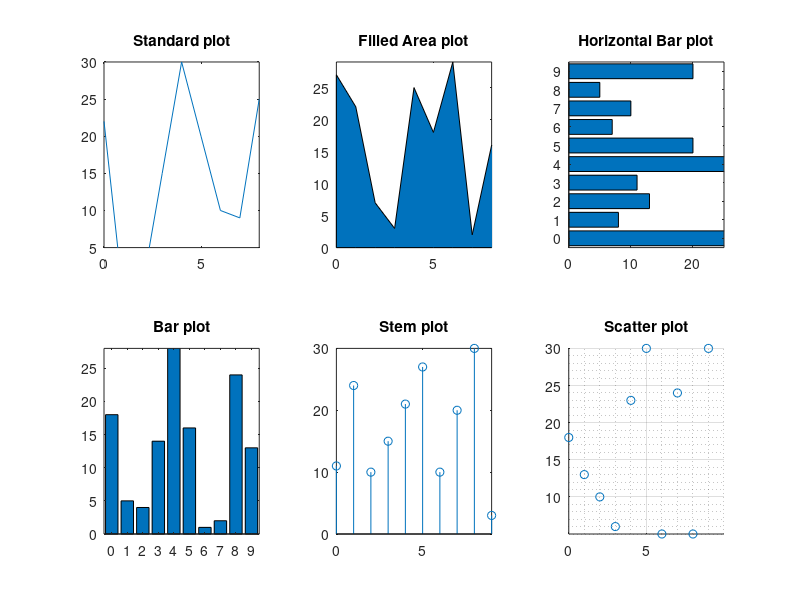

This chart was generated by the following MATLAB code:
%Rolf van der Vleugel
%Studentnumber: 5192714 
%23/09/2019

%standard plot
subplot(2,3,1)

N = 9;

x1 = 0:N-1;

y1 = [22 -2 0 15 30 20 10 9 25];

plot(x1,y1)

yticks(linspace(5,30,6))
yticklabels(linspace(5,30,6))
ylim([5,30])

xticks([0 5])
xticklabels([0 5])
xlim([0,8])

title('Standard plot')

%Filled area plot
subplot(2,3,2)

N = 10;

x2 = 0:N-1;
y2 = [27 22 7 3 25 18 29 2 16 8];

area(x2, y2)
yticks(linspace(0,30,7))
yticklabels(linspace(0,30,7))
ylim([0,29])

xticks([0 5])
xticklabels([0 5])
xlim([0,8])

title('Filled Area plot')

%Horizontal bar plot
subplot(2,3,3)

y3 = [30, 8, 13, 11, 30, 20, 7, 10, 5, 20];

barh(y3)

xticks(linspace(0,30,4))
xlim([0,25])
yticks(linspace(1,10,10))
yticklabels(linspace(0,9,10))
ylim([0.5,10.5])

title('Horizontal Bar plot')

%Bar plot
subplot(2,3,4)

x4 = [18, 5, 4, 14, 30, 16, 1, 2, 24, 13];

bar(x4)

xticks(linspace(1,10,10))
xticklabels(linspace(0,9,10))
xlim([0.5,10.5])

yticks(linspace(0,30,7))
ylim([0,28])

title('Bar plot')

%Stem plot
subplot(2,3,5)
x5 = [11, 24, 10, 15, 21, 27, 10, 20, 30 3];

stem(x5)

xticks([1 6])
xticklabels([0 5])
xlim([1,10])
yticks(linspace(0,30,4))
yticklabels(linspace(0,30,4))
ylim([0,30])

title('Stem plot')

%Scatter plot
subplot(2,3,6)

N = 10;
x = 0:N-1;
y6 = [18, 13, 10, 6, 23, 30, 5, 24,5 30];

scatter(x,y6)

xticks([0 5])
xticklabels([0 5])
xlim([0 N])

yticks(linspace(10,30,5))
yticklabels(linspace(10,30,5))
ylim([5 30])

grid on
grid minor

title('Scatter plot')